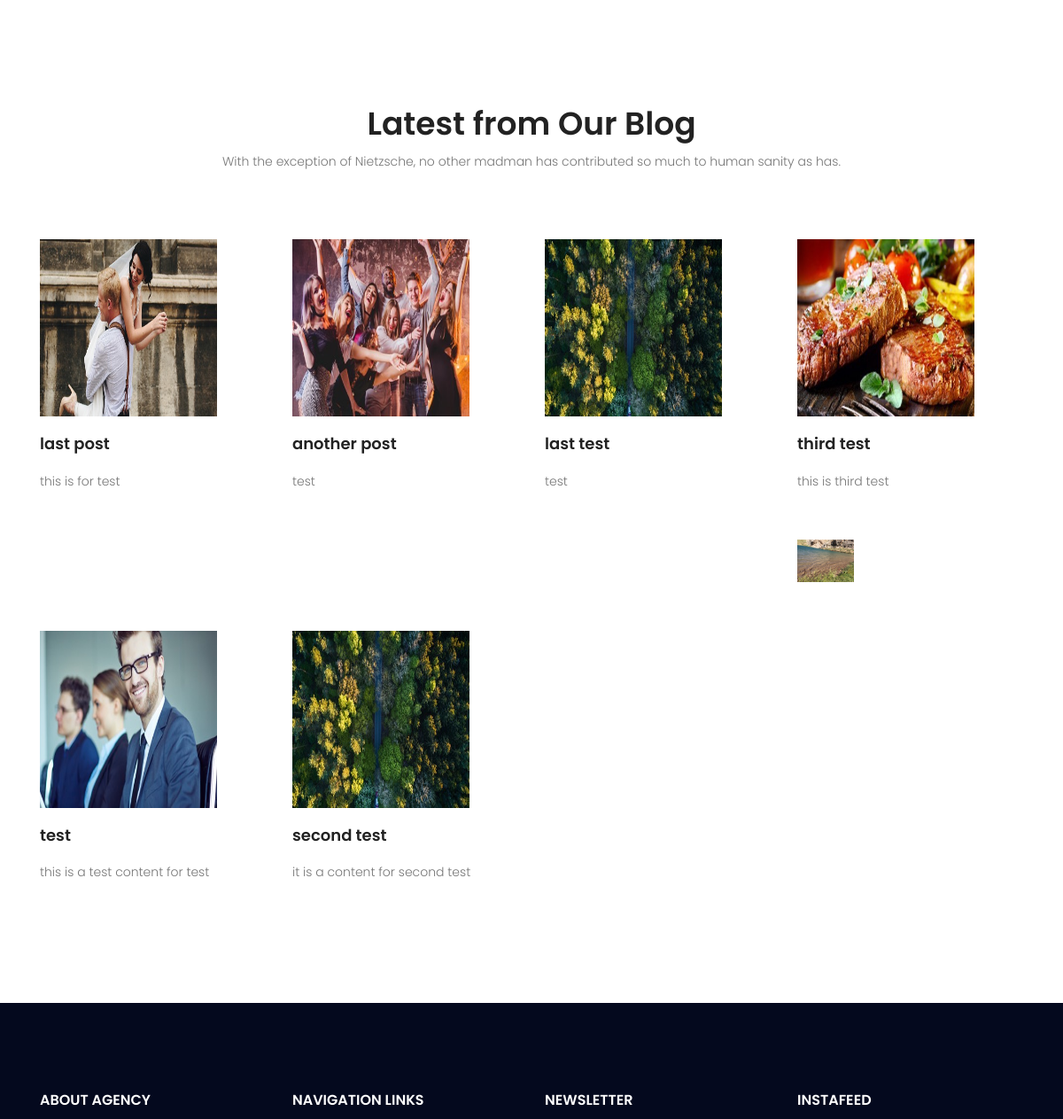
The app's page / (middle part), older data.
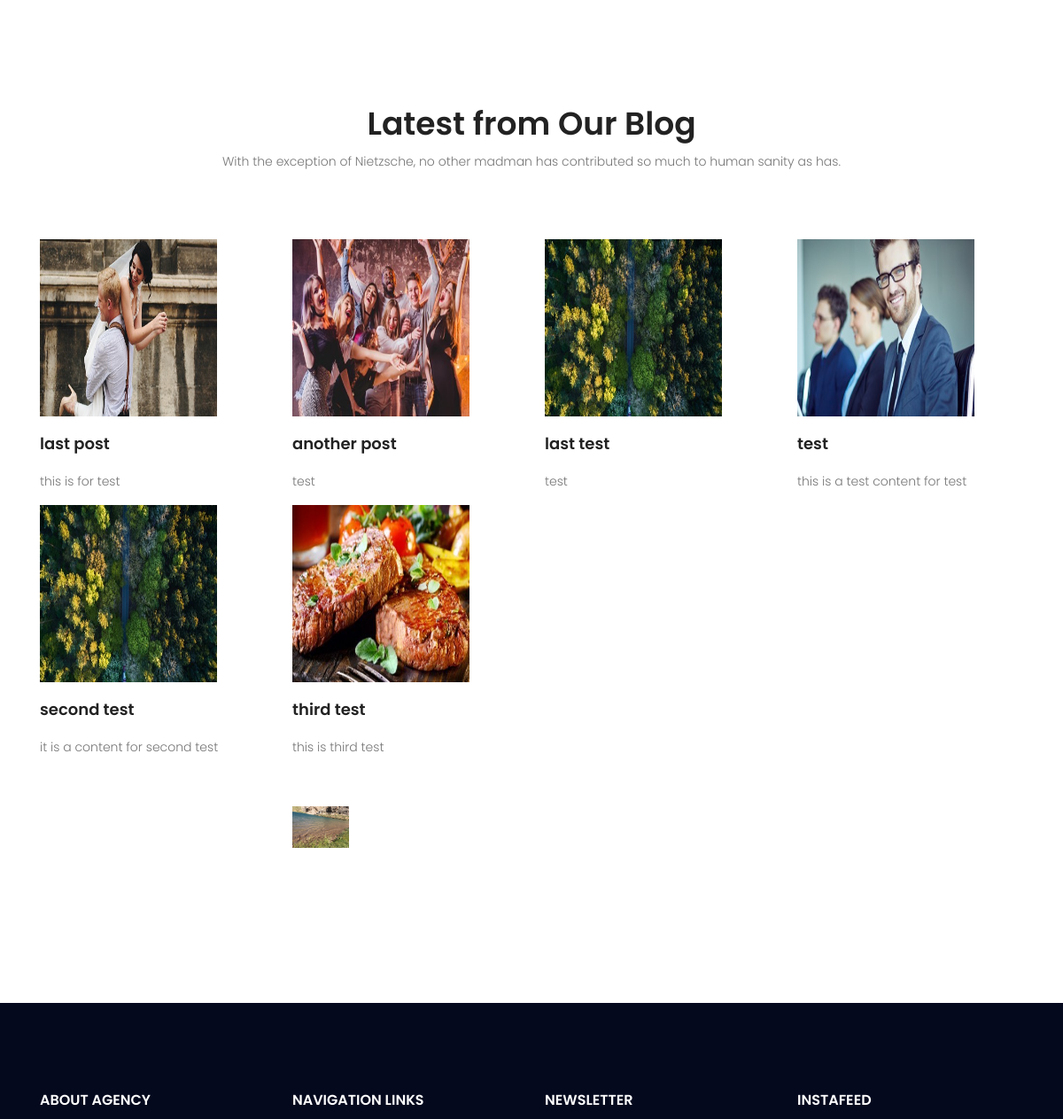
The same page, newer data.
### blog/models.py (models this page shows, shortened)
class post(models.Model):
    image = models.ImageField(upload_to='blog',default='blog/default.jpg')
    author = models.ForeignKey(User,on_delete=models.SET_NULL,null=True)
    title = models.CharField(max_length = 255)
    content = models.TextField()
    tags = TaggableManager()
    category = models.ManyToManyField(Category)
    conted_vies = models.IntegerField(default = 0)
    status = models.BooleanField(default = False)
    login_requier = models.BooleanField(default=False)
    published_date = models.DateTimeField(auto_now = True)
    created_date = models.DateTimeField(auto_now_add = True)
    updated_date = models.DateTimeField(auto_now = True)
    hit_count_generic = GenericRelation(HitCount, object_id_field='object_pk',
    related_query_name='hit_count_generic_relation')
    '''
    def get_absolute_url(self):
        return reverse('blog:detail',kwargs={'pk':self.id})
    '''

### website/views.py (the view)
# urls.py: path('',home_index,name='index'),
def home_index(request):
    return render(request,'website/index.html')

### website/templatetags/web_custom_tags.py (called while the page is built)
@register.inclusion_tag('website/home-latest-posts.html')
def latest_posts(arg=6):
    posts = post.objects.filter(status=1).order_by('published_date')[:arg]
    return {'posts':posts}

### templates/website/index.html (shortened to what this page needs)
{% extends 'base.html'%}
{% load static %}
{% block content%}
{% load web_custom_tags %}
<section class="recent-blog-area section-gap">
    <div class="container">
        <div class="row d-flex justify-content-center">
            <div class="menu-content pb-60 col-lg-9">
                <div class="title text-center">
                    <h1 class="mb-10">Latest from Our Blog</h1>
                    <p>With the exception of Nietzsche, no other madman has contributed so much to human sanity as has.
                    </p>
                </div>
            </div>
        </div>
        {% latest_posts 6 %}
    </div>
</section>
{% endblock %}

### templates/website/home-latest-posts.html
{% load static %}
        <div class="row">
            {% for posts in posts%}
            <div class="col-lg-3 col-md-6">
                <div class="single-other-issue">
                    <div class="thumb">
                        <img class="img-fluid" src="{{posts.image.url}}" alt="">
                    </div>
                    <a href="{% url 'blog:detail' pk=posts.id %}">
                        <h4>{{posts.title}}</h4>
                    </a>
                    <p>
                        {{posts.content|safe}}
                    </p>
                </div>
            </div>
            {% endfor %}
        </div>

Row changes from the older to the newer data that the page shows:
changed post "third test": moves down the list
